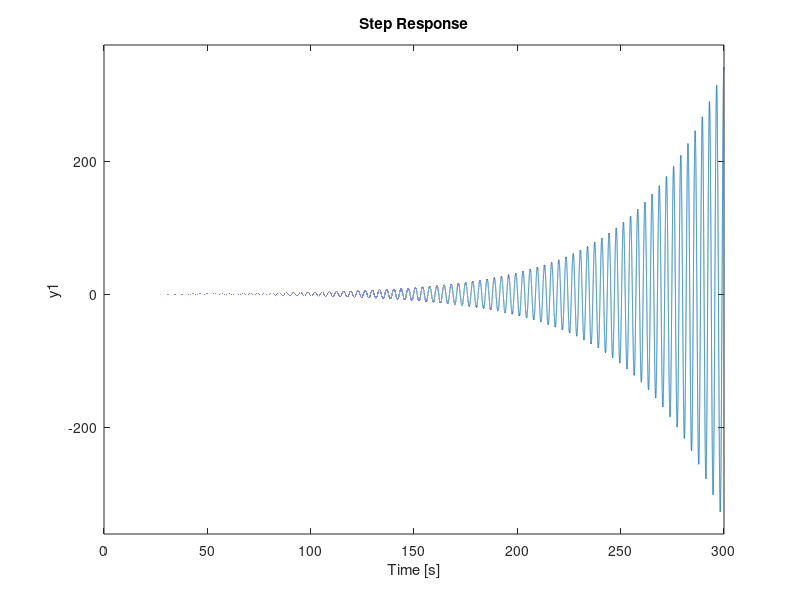

MATLAB code to generate this figure:
k = 0.6; % punto de quiebre 0.707
num=[1 2 4];
den = [1 1 2 3];
G = tf(k*num,den);
Glc = feedback(G,1);
t = 0:0.001:300;
step(Glc,t);
grid